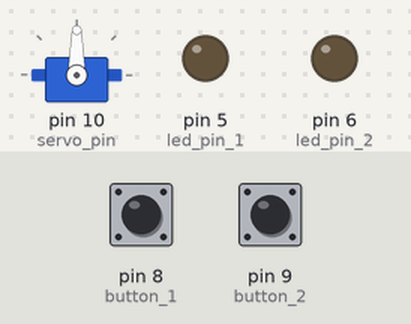
Simulated run of this sketch. Board: Arduino Uno, built with avr-gcc and run on an emulated ATmega328P. On the bench: servo, output pins drawn as LEDs (lit = HIGH). Inputs (shaded band) come from the test bench; at power-on: pin 8 (button_1) LOW, pin 9 (button_2) LOW.

Above: at 1.2 s.
1.3 s: pin 8 (button_1) pulled HIGH for 1 s
At 3.1 s:
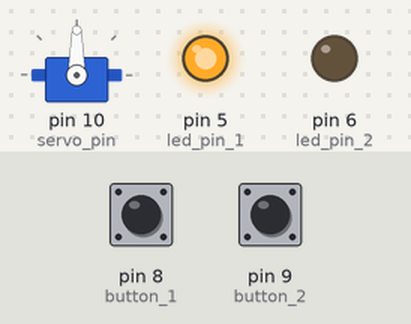
3.8 s: pin 9 (button_2) pulled HIGH for 0.15 s
At 4.4 s:
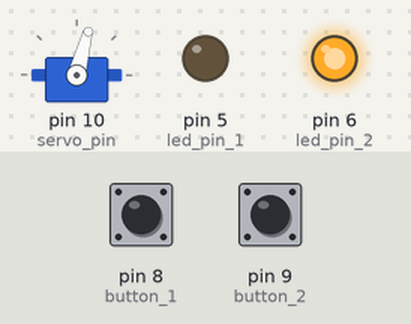
5.4 s: pin 9 (button_2) pulled HIGH for 1 s
At 7.5 s:
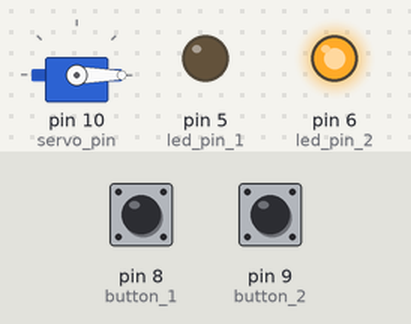
7.9 s: pin 8 (button_1) pulled HIGH for 0.15 s
At 8.7 s:
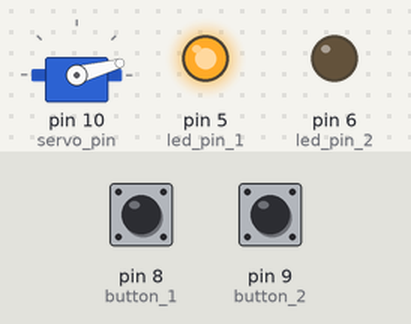
9.5 s: pin 8 (button_1) pulled HIGH for 3.2 s
At 9.95 s:
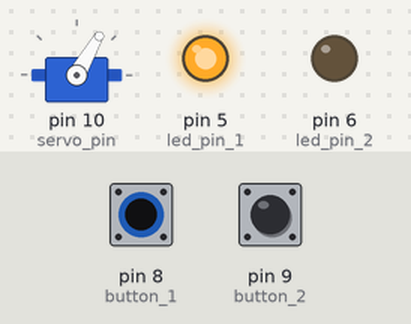
14.2 s: pin 9 (button_2) pulled HIGH for 3.2 s
At 14.65 s:
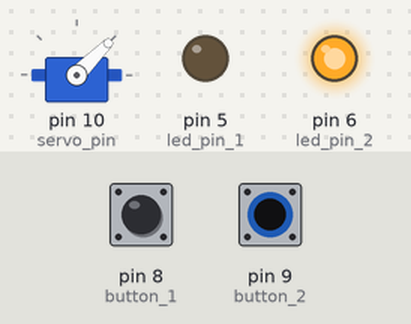
Timing chart, 0 to 17.2 s (numbered marks = the images above; inputs shaded):
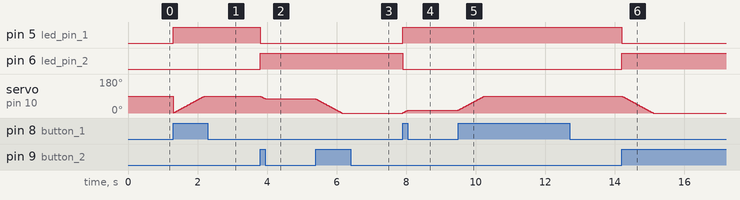

The sketch:

Servo_motor_+_Push_buttons.ino
```cpp
#include <Servo.h>
Servo s;
int servo_position = 0;
int servo_pin = 10;

int led_pin_1 = 5;
int led_pin_2 = 6;
int button_1 = 8;
int button_2 = 9;

void setup() {
  pinMode(led_pin_1, OUTPUT);
  pinMode(led_pin_2, OUTPUT);
  pinMode(button_1, INPUT);
  pinMode(button_2, INPUT);
  s.attach(servo_pin);
}

void loop()
{
  while (servo_position < 90 && digitalRead(button_1) == HIGH) {
    servo_position++;
    s.write(servo_position);
    digitalWrite(led_pin_1, HIGH);
    digitalWrite(led_pin_2, LOW);
    delay(10);
  }
  while (servo_position > 0 && digitalRead(button_2) == HIGH) {
    servo_position--;
    s.write(servo_position);
    digitalWrite(led_pin_2, HIGH);
    digitalWrite(led_pin_1, LOW);
    delay(10);
  }
}
```

Measured:
- after the input at 1.3 s, pin 5 (led_pin_1): LOW → HIGH at once
- after the input at 3.8 s, pin 5 (led_pin_1): HIGH → LOW at once; pin 6 (led_pin_2): LOW → HIGH at once; servo on pin 10 (servo_pin): 90° → 75° at once
- after the input at 5.4 s, servo on pin 10 (servo_pin): moves from 75° to 0° over 0.75 s, starting at once
- after the input at 7.9 s, pin 5 (led_pin_1): LOW → HIGH at once; pin 6 (led_pin_2): HIGH → LOW at once; servo on pin 10 (servo_pin): 0° → 15° at once
- after the input at 9.5 s, servo on pin 10 (servo_pin): moves from 15° to 90° over 0.75 s, starting at once
- after the input at 14.2 s, pin 5 (led_pin_1): HIGH → LOW at once; pin 6 (led_pin_2): LOW → HIGH at once; servo on pin 10 (servo_pin): moves from 90° to 0° over 0.91 s, starting at once
